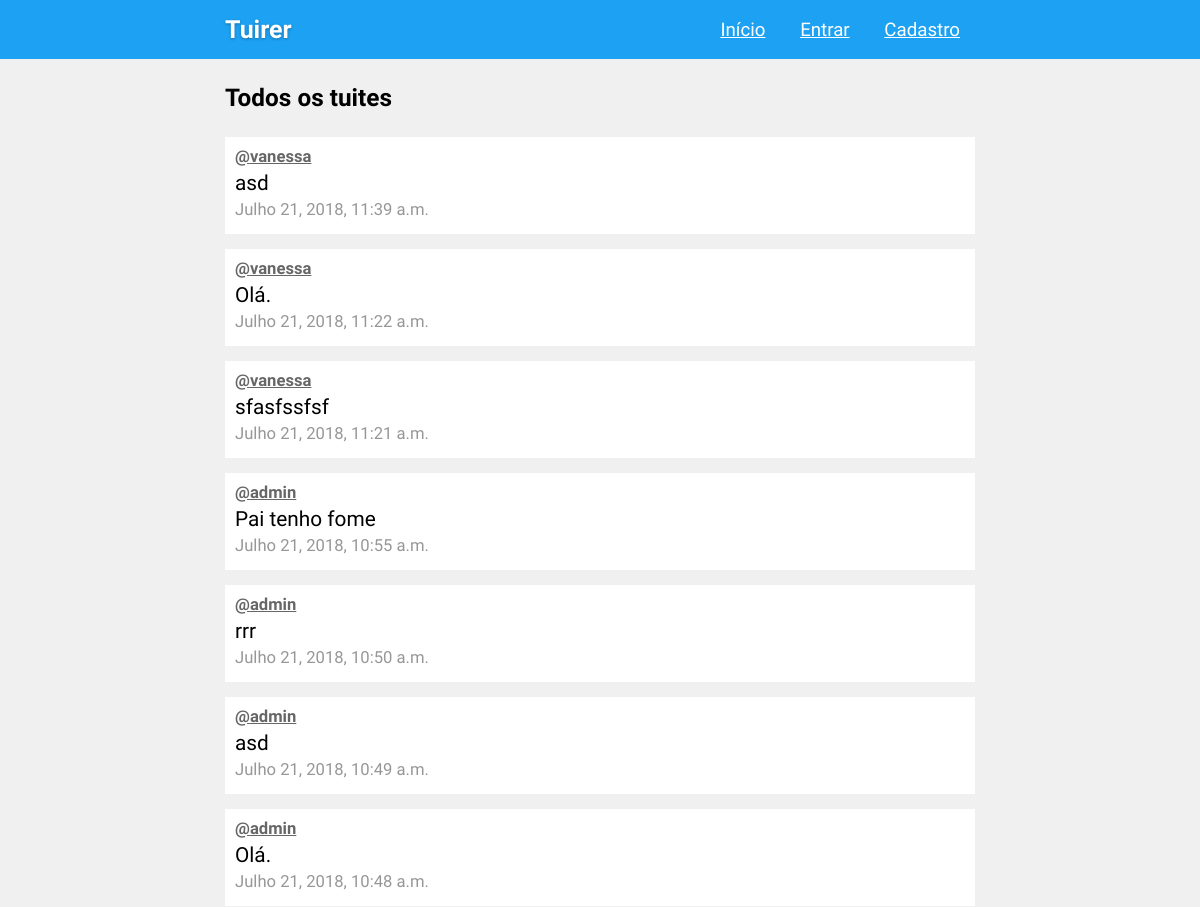
The app's page /tuites (upper part), older data.
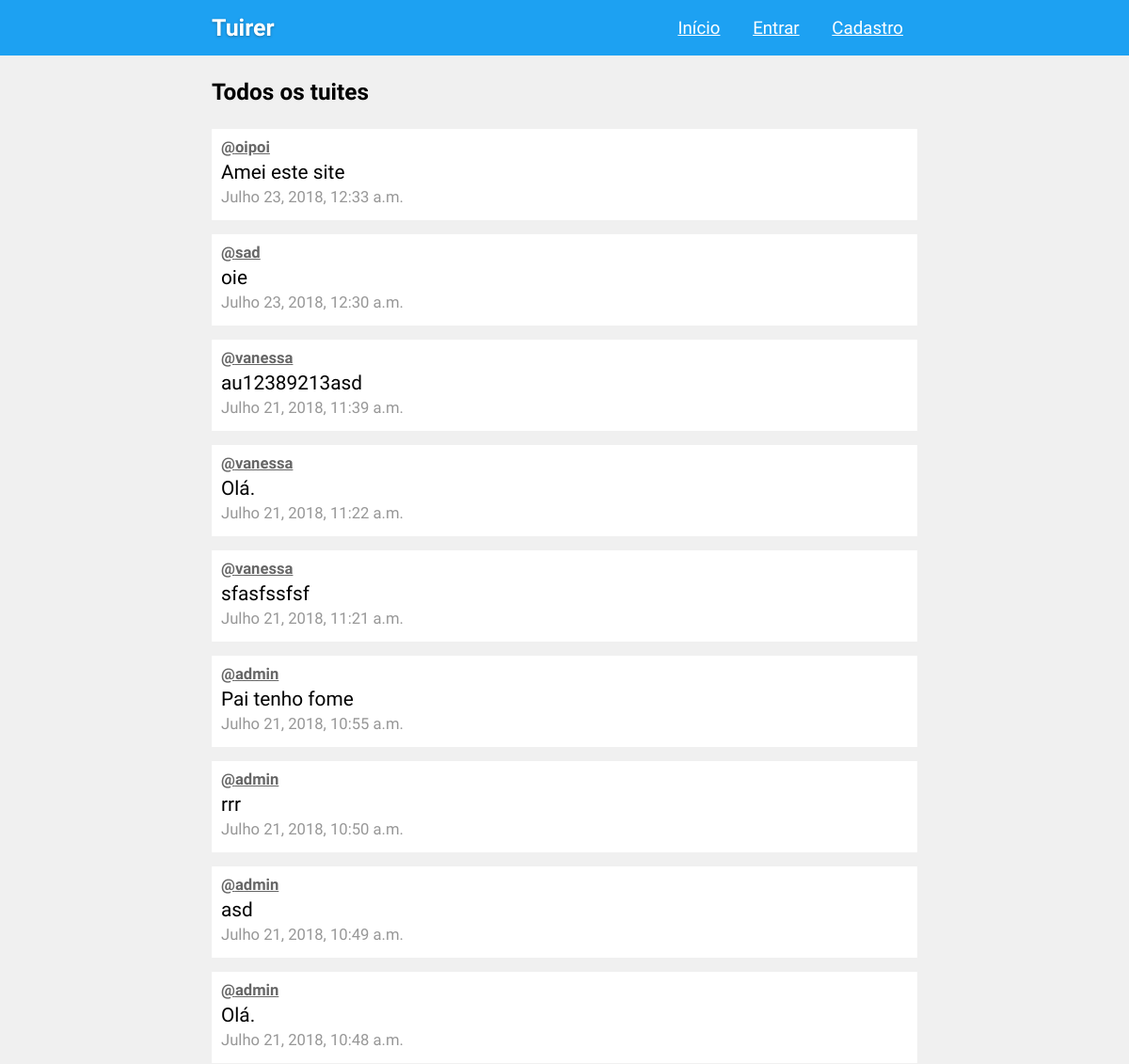
The same page, newer data.
### tuites/models.py (models this page shows, shortened)
class Tuite(models.Model):
    content = models.CharField('Tweet', max_length=200)
    date_created = models.DateTimeField(auto_now_add=True)
    creator = models.ForeignKey('users.User', on_delete=models.CASCADE, related_name='tuites')
    objects = TuiteManager()
    class Meta:
        ordering = ('-date_created', )

### users/models.py (models this page shows, shortened)
class User(AbstractUser):
    followers = models.ManyToManyField('self', blank=True)
    following = models.ManyToManyField('self', blank=True)
    picture = models.ImageField('Foto de perfil', default='/img/blank-pic.png')
    created_at = models.DateTimeField(auto_now_add=True)

### tuites/views.py (the view)
# urls.py: path('tuites', ListTuiteView.as_view(), name='list'),
class ListTuiteView(generic.ListView):
    template_name = 'list.html'
    model = Tuite
    context_object_name = 'tuites'

### templates/list.html (shortened to what this page needs)
{% extends 'base.html' %}
{% block body %}
<section class="home-tuites">
    <h3>Todos os tuites</h3>
    {% for tuite in tuites %}
        {% include 'includes/tuite.html' %}
    {% endfor %}
</section>
{% endblock %}

### templates/includes/tuite.html
<div class="tuite">
    <p class="creator">
        <a href="{% url 'users:profile' tuite.creator.id %}">@{{ tuite.creator }}</a>
    </p>
    <p>{{ tuite.content }}</p>
    <p class="date">
        <a href="{% url 'tuites:tuite' tuite.pk %}">{{ tuite.date_created }}</a>
    </p>
</div>

Row changes from the older to the newer data that the page shows:
added Tuite: creator "oipoi", content "Amei este site", date_created "Julho 23, 2018, 12:33 a.m."
added Tuite: creator "sad", content "oie", date_created "Julho 23, 2018, 12:30 a.m."
changed Tuite: content "asd" → "au12389213asd"
